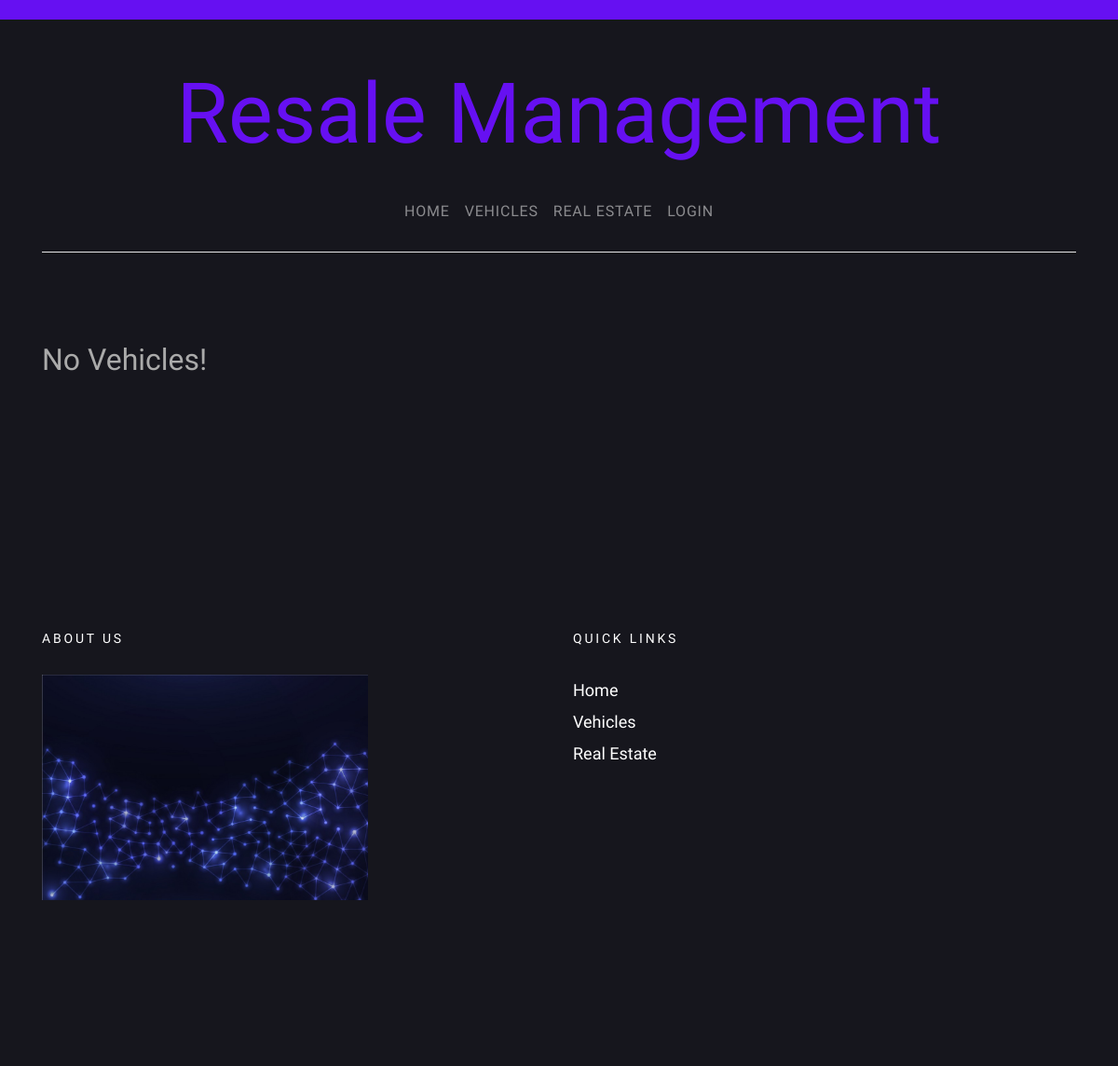
/tanmay/vehicles/, run on an earlier commit of the app's database.
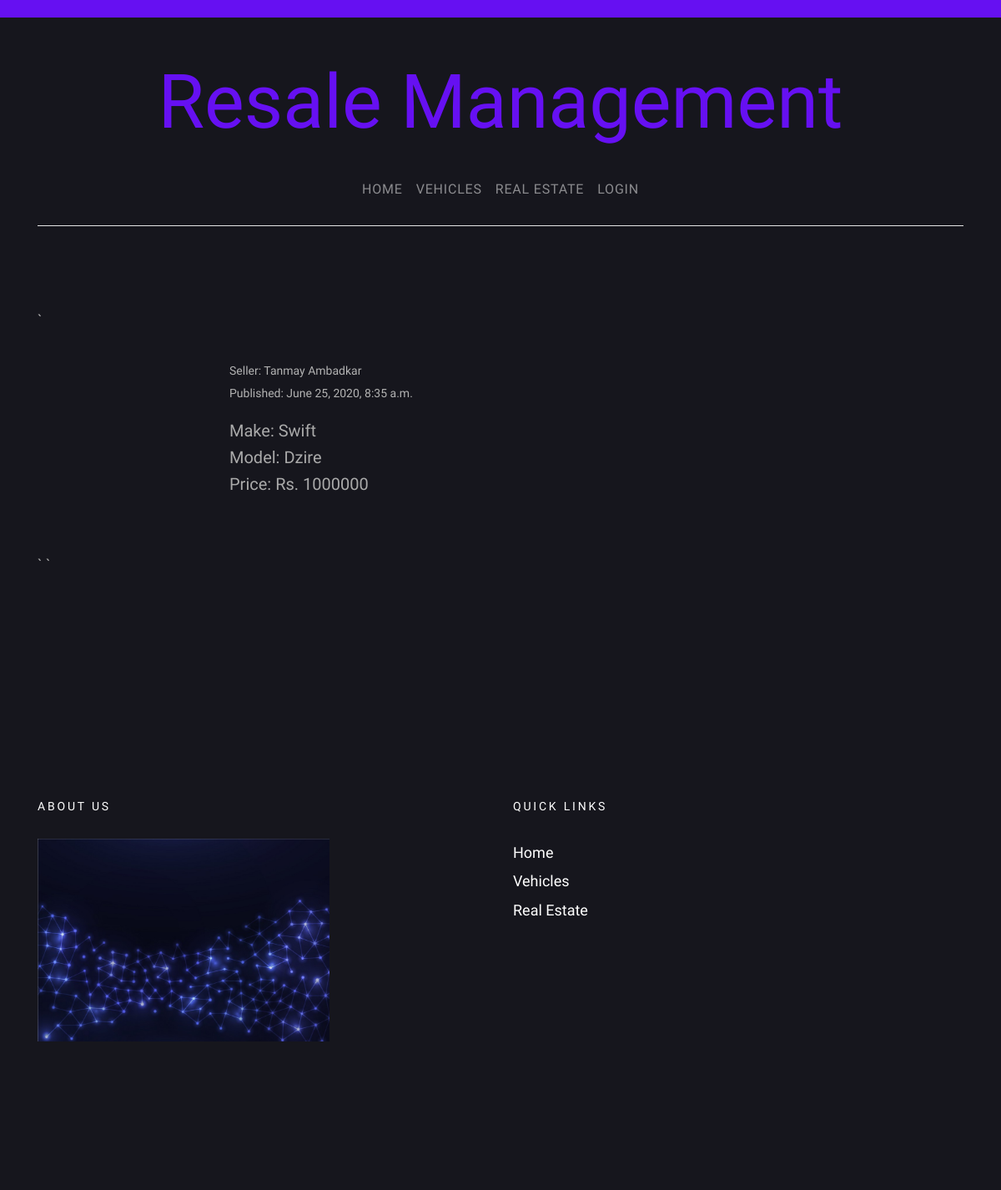
And on a later commit of the database.
### SellerUI/models.py (models this page shows, shortened)
class Vehicle(models.Model):
    fueltanktypes = (
        ('P', 'PETROL'),
        ('D', 'DIESEL'),
        ('C', 'CNG'))
    seller = models.ForeignKey('BrokerUI.Profile', on_delete = models.CASCADE)
    Vmodel = models.CharField(max_length = 50)
    make = models.CharField(max_length = 20)
    desc = models.TextField()
    mileage = models.IntegerField()
    year = models.IntegerField()
    fueltank = models.CharField(max_length = 1, choices = fueltanktypes)
    price = models.IntegerField(blank = True)
    created_date = models.DateTimeField(default = timezone.now)
    published_date = models.DateTimeField(blank = True, null = True)

### BrokerUI/models.py (models this page shows, shortened)
class Profile(models.Model):
    user_types = (
        ('S', 'Seller'),
        ('C', 'Customer'),
        ('B', 'Broker'))
    user = models.OneToOneField(User, on_delete = models.CASCADE)
    phone_number = models.CharField(max_length=10)
    type = models.CharField(max_length = 1, choices = user_types)

### SellerUI/views.py (the view)
# urls.py: path('vehicles/', VehicleListView.as_view(), name = 'vehicle_list'), #Whenever customer wants to view all published vehicles
class VehicleListView(ListView):
    model = Vehicle

### SellerUI/templates/SellerUI/vehicle_list.html (shortened to what this page needs)
{% extends "SellerUI/base.html" %}
{% load static %}
{% block content %}
<section class="site-section pt-5">
  <div class="container">
    <div class="row blog-entries">
      <div class="col-md-12 col-lg-8 main-content">
        <div class="row mb-5 mt-5">
           <div class="col-md-12">
             {% for vehicle in object_list %}
             {% if vehicle.published_date %}
             <div class="post-entry-horzontal">
               <a href="{% url 'vehicle_detail' pk=vehicle.pk %}">
                 <span class="text">
                     <div class="post-meta">
                       <span class="author mr-2">Seller: {{vehicle.seller.user.first_name}} {{vehicle.seller.user.last_name}}</span>
                       <span class="mr-2">Published: {{vehicle.created_date}}</span>
                     </div>
                     <h2>Make: {{vehicle.make}}</h2>
                     <h2>Model: {{ vehicle.Vmodel }}</h2>
                     <h2>Price: Rs. {{ vehicle.price }}</h2>
                  </span>
                </a>
	          </div>
`             {% endif %}`
             {% empty %}
             <h2>No Vehicles!</h2>
             {% endfor %}
	      </div>
        </div>
      </div>
    </div>
  </div>
</section>
{% endblock %}

What changed in the data, as far as the page shows it:
added Vehicle: seller.user.first_name "Tanmay", seller.user.last_name "Ambadkar", created_date "June 25, 2020, 8:35 a.m.", make "Swift", Vmodel "Dzire", price "1000000"
Also different on the page:
text no longer shown: "No Vehicles!"
